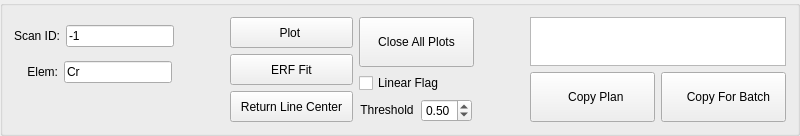
         <widget class="QGroupBox" name="groupBox">
          <property name="sizePolicy">
           <sizepolicy hsizetype="Preferred" vsizetype="Preferred">
            <horstretch>0</horstretch>
            <verstretch>0</verstretch>
           </sizepolicy>
          </property>
          <property name="title">
           <string/>
          </property>
          <layout class="QGridLayout" name="gridLayout_5">
           <item row="0" column="0">
            <layout class="QGridLayout" name="gridLayout_67">
             <property name="rightMargin">
              <number>50</number>
             </property>
             <item row="0" column="0">
              <layout class="QGridLayout" name="gridLayout_51">
               <property name="rightMargin">
                <number>50</number>
               </property>
               <item row="0" column="0">
                <layout class="QGridLayout" name="gridLayout_2">
                 <item row="0" column="0">
                  <widget class="QLabel" name="label_47">
                   <property name="sizePolicy">
                    <sizepolicy hsizetype="Fixed" vsizetype="Preferred">
                     <horstretch>0</horstretch>
                     <verstretch>0</verstretch>
                    </sizepolicy>
                   </property>
                   <property name="text">
                    <string>Scan ID:</string>
                   </property>
                   <property name="alignment">
                    <set>Qt::AlignRight|Qt::AlignTrailing|Qt::AlignVCenter</set>
                   </property>
                  </widget>
                 </item>
                 <item row="0" column="1">
                  <widget class="QLineEdit" name="pb_plot_sd">
                   <property name="sizePolicy">
                    <sizepolicy hsizetype="Fixed" vsizetype="Fixed">
                     <horstretch>0</horstretch>
                     <verstretch>0</verstretch>
                    </sizepolicy>
                   </property>
                   <property name="text">
                    <string>-1</string>
                   </property>
                  </widget>
                 </item>
                </layout>
               </item>
               <item row="1" column="0">
                <layout class="QGridLayout" name="gridLayout_10">
                 <item row="0" column="0">
                  <widget class="QLabel" name="label_48">
                   <property name="sizePolicy">
                    <sizepolicy hsizetype="Fixed" vsizetype="Preferred">
                     <horstretch>0</horstretch>
                     <verstretch>0</verstretch>
                    </sizepolicy>
                   </property>
                   <property name="text">
                    <string>    Elem:</string>
                   </property>
                   <property name="alignment">
                    <set>Qt::AlignRight|Qt::AlignTrailing|Qt::AlignVCenter</set>
                   </property>
                  </widget>
                 </item>
                 <item row="0" column="1">
                  <widget class="QLineEdit" name="pb_plot_elem">
                   <property name="sizePolicy">
                    <sizepolicy hsizetype="Fixed" vsizetype="Fixed">
                     <horstretch>0</horstretch>
                     <verstretch>0</verstretch>
                    </sizepolicy>
                   </property>
                   <property name="text">
                    <string>Cr</string>
                   </property>
                  </widget>
                 </item>
                </layout>
               </item>
               <item row="2" column="0">
                <widget class="QLabel" name="label_59">
                 <property name="sizePolicy">
                  <sizepolicy hsizetype="Preferred" vsizetype="Fixed">
                   <horstretch>0</horstretch>
                   <verstretch>0</verstretch>
                  </sizepolicy>
                 </property>
                 <property name="text">
                  <string/>
                 </property>
                </widget>
               </item>
              </layout>
             </item>
             <item row="0" column="1">
              <layout class="QGridLayout" name="gridLayout_57">
               <item row="0" column="0">
                <layout class="QVBoxLayout" name="verticalLayout_2">
                 <item>
                  <widget class="QPushButton" name="pb_plot">
                   <property name="sizePolicy">
                    <sizepolicy hsizetype="Preferred" vsizetype="Preferred">
                     <horstretch>0</horstretch>
                     <verstretch>0</verstretch>
                    </sizepolicy>
                   </property>
                   <property name="styleSheet">
                    <string notr="true">QPushButton:pressed{ 
	background-color: rgb(255, 0, 0); 
	}</string>
                   </property>
                   <property name="text">
                    <string>      Plot       </string>
                   </property>
                  </widget>
                 </item>
                 <item>
                  <widget class="QPushButton" name="pb_erf_fit">
                   <property name="sizePolicy">
                    <sizepolicy hsizetype="Preferred" vsizetype="Preferred">
                     <horstretch>0</horstretch>
                     <verstretch>0</verstretch>
                    </sizepolicy>
                   </property>
                   <property name="text">
                    <string> ERF Fit </string>
                   </property>
                  </widget>
                 </item>
                 <item>
                  <widget class="QPushButton" name="pb_plot_line_center">
                   <property name="sizePolicy">
                    <sizepolicy hsizetype="Preferred" vsizetype="Preferred">
                     <horstretch>0</horstretch>
                     <verstretch>0</verstretch>
                    </sizepolicy>
                   </property>
                   <property name="text">
                    <string>  Return Line Center  </string>
                   </property>
                  </widget>
                 </item>
                </layout>
               </item>
               <item row="0" column="1">
                <layout class="QVBoxLayout" name="verticalLayout_5">
                 <item>
                  <widget class="QPushButton" name="pb_close_all_plot">
                   <property name="sizePolicy">
                    <sizepolicy hsizetype="Preferred" vsizetype="Fixed">
                     <horstretch>0</horstretch>
                     <verstretch>0</verstretch>
                    </sizepolicy>
                   </property>
                   <property name="styleSheet">
                    <string notr="true"/>
                   </property>
                   <property name="text">
                    <string>   
Close All Plots  
  </string>
                   </property>
                  </widget>
                 </item>
                 <item>
                  <widget class="QCheckBox" name="cb_erf_linear_flag">
                   <property name="sizePolicy">
                    <sizepolicy hsizetype="Fixed" vsizetype="Fixed">
                     <horstretch>0</horstretch>
                     <verstretch>0</verstretch>
                    </sizepolicy>
                   </property>
                   <property name="layoutDirection">
                    <enum>Qt::LeftToRight</enum>
                   </property>
                   <property name="text">
                    <string>Linear Flag         </string>
                   </property>
                  </widget>
                 </item>
                 <item>
                  <layout class="QHBoxLayout" name="horizontalLayout_14">
                   <property name="rightMargin">
                    <number>0</number>
                   </property>
                   <item>
                    <widget class="QLabel" name="label_49">
                     <property name="sizePolicy">
                      <sizepolicy hsizetype="Fixed" vsizetype="Fixed">
                       <horstretch>0</horstretch>
                       <verstretch>0</verstretch>
                      </sizepolicy>
                     </property>
                     <property name="text">
                      <string>Threshold</string>
                     </property>
                     <property name="alignment">
                      <set>Qt::AlignCenter</set>
                     </property>
                    </widget>
                   </item>
                   <item>
                    <widget class="QDoubleSpinBox" name="dsb_line_center_thre">
                     <property name="sizePolicy">
                      <sizepolicy hsizetype="Fixed" vsizetype="Fixed">
                       <horstretch>0</horstretch>
                       <verstretch>0</verstretch>
                      </sizepolicy>
                     </property>
                     <property name="minimum">
                      <double>0.010000000000000</double>
                     </property>
                     <property name="maximum">
                      <double>1.000000000000000</double>
                     </property>
                     <property name="value">
                      <double>0.500000000000000</double>
                     </property>
                    </widget>
                   </item>
                  </layout>
                 </item>
                </layout>
               </item>
              </layout>
             </item>
            </layout>
           </item>
           <item row="0" column="1">
            <layout class="QGridLayout" name="gridLayout_96">
             <item row="1" column="0">
              <widget class="QPushButton" name="pb_scan_copy">
               <property name="sizePolicy">
                <sizepolicy hsizetype="Preferred" vsizetype="Fixed">
                 <horstretch>0</horstretch>
                 <verstretch>0</verstretch>
                </sizepolicy>
               </property>
               <property name="toolTip">
                <string>paste the scan to a terminal for scan</string>
               </property>
               <property name="text">
                <string>
  Copy Plan
</string>
               </property>
              </widget>
             </item>
             <item row="1" column="1">
              <widget class="QPushButton" name="pb_batchscan_copy">
               <property name="sizePolicy">
                <sizepolicy hsizetype="Preferred" vsizetype="Minimum">
                 <horstretch>0</horstretch>
                 <verstretch>0</verstretch>
                </sizepolicy>
               </property>
               <property name="toolTip">
                <string>yield from will be added to the front</string>
               </property>
               <property name="text">
                <string>
   Copy For Batch   
</string>
               </property>
              </widget>
             </item>
             <item row="0" column="0" colspan="2">
              <widget class="QTextEdit" name="text_scan_plan">
               <property name="sizePolicy">
                <sizepolicy hsizetype="Expanding" vsizetype="Ignored">
                 <horstretch>0</horstretch>
                 <verstretch>0</verstretch>
                </sizepolicy>
               </property>
               <property name="styleSheet">
                <string notr="true">font: 8pt &quot;Consolas&quot;;</string>
               </property>
               <property name="readOnly">
                <bool>true</bool>
               </property>
              </widget>
             </item>
            </layout>
           </item>
          </layout>
         </widget>
